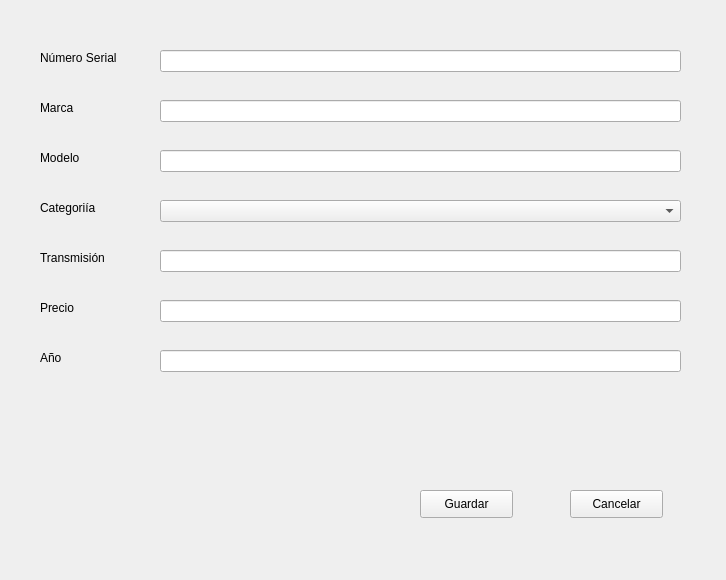
<?xml version="1.0" encoding="UTF-8"?>
<ui version="4.0">
 <class>carsFormWidget</class>
 <widget class="QWidget" name="carsFormWidget">
  <property name="geometry">
   <rect>
    <x>0</x>
    <y>0</y>
    <width>726</width>
    <height>580</height>
   </rect>
  </property>
  <property name="windowTitle">
   <string>Nuevo Carro</string>
  </property>
  <widget class="QLabel" name="label">
   <property name="geometry">
    <rect>
     <x>40</x>
     <y>50</y>
     <width>91</width>
     <height>16</height>
    </rect>
   </property>
   <property name="text">
    <string>Número Serial</string>
   </property>
  </widget>
  <widget class="QLabel" name="label_2">
   <property name="geometry">
    <rect>
     <x>40</x>
     <y>100</y>
     <width>62</width>
     <height>16</height>
    </rect>
   </property>
   <property name="text">
    <string>Marca</string>
   </property>
  </widget>
  <widget class="QLineEdit" name="brandTextLine">
   <property name="geometry">
    <rect>
     <x>160</x>
     <y>100</y>
     <width>521</width>
     <height>22</height>
    </rect>
   </property>
  </widget>
  <widget class="QLineEdit" name="serialTextLine">
   <property name="geometry">
    <rect>
     <x>160</x>
     <y>50</y>
     <width>521</width>
     <height>22</height>
    </rect>
   </property>
  </widget>
  <widget class="QPushButton" name="saveCarsButton">
   <property name="geometry">
    <rect>
     <x>420</x>
     <y>490</y>
     <width>93</width>
     <height>28</height>
    </rect>
   </property>
   <property name="text">
    <string>Guardar</string>
   </property>
  </widget>
  <widget class="QPushButton" name="cancelCarsButton">
   <property name="geometry">
    <rect>
     <x>570</x>
     <y>490</y>
     <width>93</width>
     <height>28</height>
    </rect>
   </property>
   <property name="text">
    <string>Cancelar</string>
   </property>
  </widget>
  <widget class="QLineEdit" name="modelTextLine">
   <property name="geometry">
    <rect>
     <x>160</x>
     <y>150</y>
     <width>521</width>
     <height>22</height>
    </rect>
   </property>
   <property name="text">
    <string/>
   </property>
  </widget>
  <widget class="QLabel" name="label_3">
   <property name="geometry">
    <rect>
     <x>40</x>
     <y>150</y>
     <width>62</width>
     <height>16</height>
    </rect>
   </property>
   <property name="text">
    <string>Modelo</string>
   </property>
  </widget>
  <widget class="QLineEdit" name="transmisionTextLine">
   <property name="geometry">
    <rect>
     <x>160</x>
     <y>250</y>
     <width>521</width>
     <height>22</height>
    </rect>
   </property>
  </widget>
  <widget class="QLabel" name="label_4">
   <property name="geometry">
    <rect>
     <x>40</x>
     <y>250</y>
     <width>81</width>
     <height>16</height>
    </rect>
   </property>
   <property name="text">
    <string>Transmisión</string>
   </property>
  </widget>
  <widget class="QLineEdit" name="priceTextLine">
   <property name="geometry">
    <rect>
     <x>160</x>
     <y>300</y>
     <width>521</width>
     <height>22</height>
    </rect>
   </property>
   <property name="text">
    <string/>
   </property>
  </widget>
  <widget class="QLabel" name="label_5">
   <property name="geometry">
    <rect>
     <x>40</x>
     <y>300</y>
     <width>62</width>
     <height>16</height>
    </rect>
   </property>
   <property name="text">
    <string>Precio</string>
   </property>
  </widget>
  <widget class="QLineEdit" name="yearTextLine">
   <property name="geometry">
    <rect>
     <x>160</x>
     <y>350</y>
     <width>521</width>
     <height>22</height>
    </rect>
   </property>
  </widget>
  <widget class="QLabel" name="label_6">
   <property name="geometry">
    <rect>
     <x>40</x>
     <y>350</y>
     <width>62</width>
     <height>16</height>
    </rect>
   </property>
   <property name="text">
    <string>Año</string>
   </property>
  </widget>
  <widget class="QLabel" name="label_7">
   <property name="geometry">
    <rect>
     <x>40</x>
     <y>200</y>
     <width>81</width>
     <height>16</height>
    </rect>
   </property>
   <property name="text">
    <string>Categoriía</string>
   </property>
  </widget>
  <widget class="QComboBox" name="categoryComboBox">
   <property name="geometry">
    <rect>
     <x>160</x>
     <y>200</y>
     <width>521</width>
     <height>22</height>
    </rect>
   </property>
  </widget>
 </widget>
 <resources/>
 <connections/>
</ui>
